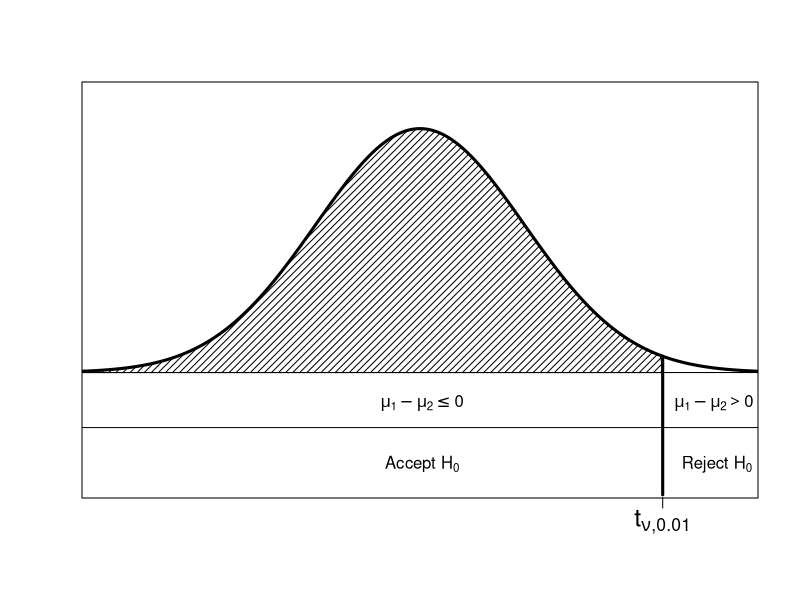

Write the R code that produced this figure.

z <- seq(-3.5,3.5,len=300)
z <- sort(c(z, seq(-3,3,by=1)))

y <- dnorm(z,0,1)


dev.new(width=11,height=4)

plot(z, y, type="l", xlim=c(-3,3), ylim=c(-0.18,0.45), xaxt="n", yaxt="n", xlab="", ylab="", lwd=3)

alpha <- 0.01

ci <- qnorm(alpha, mean=0, sd=1, lower=F)


axis(1,at=c(ci),labels=c(expression(t[nu][",0.01"])), cex.axis=1.5)

lines(c(ci,ci), c(-0.2, dnorm(ci,mean=0,sd=1)), col=1, lwd=3)

polygon(c(-3.5,z[z<=ci],ci),c(0,y[z<=ci],0),col=1,density=20,lwd=1)
abline(h=0)


text(x=0,y=-0.05,labels=~mu[1]-mu[2]<=0, cex=1, col=1)
text(x=ci+0.45,y=-0.05,labels=~~mu[1]-mu[2]>0, cex=1, col=1)


abline(h=-0.09)

text(x=0,y=-0.15,labels=~"Accept "*H[0], cex=1, col=1)
text(x=ci+0.5,y=-0.15,labels=~"Reject "*H[0], cex=1, col=1)



#################################


set.seed(298201)

x1 <- round(rnorm(6,32,2))
x2 <- round(rnorm(4,30,2))

round(mean(x1),1)
round(mean(x2),1)
round(sd(x1),1)
round(sd(x2),1)

var.test(x1,x2)

t.test(x1,x2,alternative="greater")


t.test(x1,x2,alternative="greater",var.equal=T)


t.test(x1,x2,var.equal=T)




####################################

cpu = c(2.53, 2.55, 2.54, 2.24)
t.test(cpu, mu=2.5)


t.test(cpu, alternative="less", mu=2.5)

uni1 = c(32.1, 32.4, 33.2, 33.3, 33.6)
uni2 = c(35.7, 36.3, 39.4, 40.5)
t.test(uni1,uni2)


cpu1 = c(33, 31, 32, 35, 33, 28)
cpu2 = c(29, 28, 29, 31)
t.test(cpu1, cpu2, alternative="greater")

t.test(cpu1, cpu2, alternative="greater",
var.equal=TRUE)

var.test(cpu1, cpu2)


x = 40
n = 75

prop.test(x, n, p=0.7)



x = c(122,60)
n = c(158,91)
prop.test(x, n)




#################################